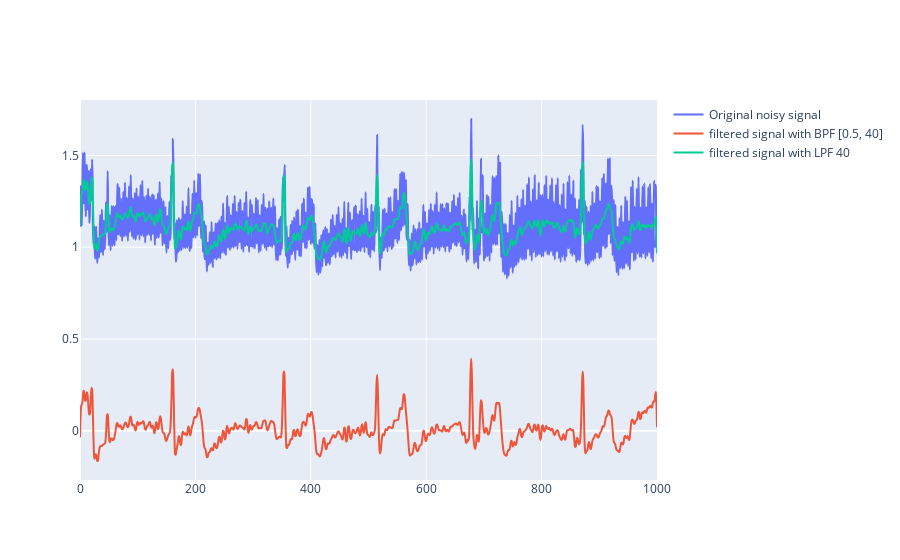

Notebook source saved alongside this figure:
### Markdown cell above
# Filtering one sample

### Code cell
# Filter Arguments:
T = 5.0                 # Sample Period
fs = 200.0              # sample rate, Hz
cutoff_BPF = [0.5, 40]  # desired cutoff frequency of the filter, Hz
cutoff_LPF = 40
order = 6       
n = int(T * fs)         # total number of samples
start_point = 4000      # where to start original signal cutting

# The data:
all_data = df['1_1_sit'].to_numpy()
sampled_data = all_data[start_point : start_point+n+1]

filttered_BPF = butter_bandpass_filter(sampled_data, cutoff_BPF, fs, order)
filttered_LPF = butter_lowpass_filter(sampled_data, cutoff_LPF, fs, order)

fig = go.Figure()
fig.add_trace(go.Scatter(
            y = sampled_data,
            line =  dict(shape =  'spline' ),
            name = 'Original noisy signal'
            ))
fig.add_trace(go.Scatter(
            y = filttered_BPF,
            line =  dict(shape =  'spline' ),
            name = 'filtered signal with BPF ' + str(cutoff_BPF)
            ))
fig.add_trace(go.Scatter(
            y = filttered_LPF,
            line =  dict(shape =  'spline' ),
            name = 'filtered signal with LPF ' + str(cutoff_LPF)
            ))
fig.show()

### Figure 1 — Plotly figure (JSON) as saved in the notebook; plotly's stock layout.template omitted (floating-point values rounded to 4 significant figures; data arrays with more than 128 entries replaced by an {"elided": "..."} marker saying what was removed)
{"data": [{"line": {"shape": "spline"}, "name": "Original noisy signal", "type": "scatter", "y": {"elided": "1001 float values"}}, {"line": {"shape": "spline"}, "name": "filtered signal with BPF [0.5, 40]", "type": "scatter", "y": {"elided": "1001 float values"}}, {"line": {"shape": "spline"}, "name": "filtered signal with LPF 40", "type": "scatter", "y": {"elided": "1001 float values"}}], "layout": {}}
